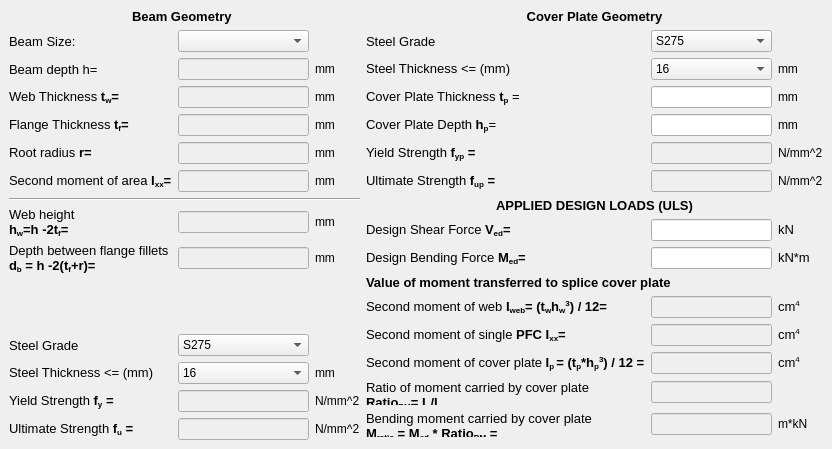
      <widget class="QWidget" name="tab">
       <attribute name="title">
        <string>Beam Geometry and Cover Plate</string>
       </attribute>
       <widget class="QWidget" name="gridLayoutWidget_2">
        <property name="geometry">
         <rect>
          <x>366</x>
          <y>9</y>
          <width>457</width>
          <height>428</height>
         </rect>
        </property>
        <layout class="QGridLayout" name="gridLayout_2">
         <item row="14" column="0">
          <widget class="QLabel" name="label_54">
           <property name="text">
            <string>&lt;html&gt;&lt;head/&gt;&lt;body&gt;&lt;p&gt;&lt;span style=&quot; font-size:10pt;&quot;&gt;Second moment of cover plate &lt;/span&gt;&lt;span style=&quot; font-size:10pt; font-weight:600;&quot;&gt;I&lt;/span&gt;&lt;span style=&quot; font-size:10pt; font-weight:600; vertical-align:sub;&quot;&gt;p &lt;/span&gt;&lt;span style=&quot; font-size:10pt; font-weight:600;&quot;&gt;= (t&lt;/span&gt;&lt;span style=&quot; font-size:10pt; font-weight:600; vertical-align:sub;&quot;&gt;p&lt;/span&gt;&lt;span style=&quot; font-size:10pt; font-weight:600;&quot;&gt;*h&lt;/span&gt;&lt;span style=&quot; font-size:10pt; font-weight:600; vertical-align:sub;&quot;&gt;p&lt;/span&gt;&lt;span style=&quot; font-size:10pt; font-weight:600; vertical-align:super;&quot;&gt;3&lt;/span&gt;&lt;span style=&quot; font-size:10pt; font-weight:600;&quot;&gt;) / 12 =&lt;/span&gt;&lt;/p&gt;&lt;/body&gt;&lt;/html&gt;</string>
           </property>
          </widget>
         </item>
         <item row="11" column="0" colspan="3">
          <widget class="QLabel" name="label_48">
           <property name="text">
            <string>&lt;html&gt;&lt;head/&gt;&lt;body&gt;&lt;p&gt;&lt;span style=&quot; font-size:10pt; font-weight:600;&quot;&gt;Value of moment transferred to splice cover plate&lt;/span&gt;&lt;/p&gt;&lt;/body&gt;&lt;/html&gt;</string>
           </property>
          </widget>
         </item>
         <item row="8" column="0">
          <widget class="QLabel" name="label_42">
           <property name="text">
            <string>&lt;html&gt;&lt;head/&gt;&lt;body&gt;&lt;p&gt;&lt;span style=&quot; font-size:10pt;&quot;&gt;Design Shear Force &lt;/span&gt;&lt;span style=&quot; font-size:10pt; font-weight:600;&quot;&gt;V&lt;/span&gt;&lt;span style=&quot; font-size:10pt; font-weight:600; vertical-align:sub;&quot;&gt;ed&lt;/span&gt;&lt;span style=&quot; font-size:10pt; font-weight:600;&quot;&gt;=&lt;/span&gt;&lt;/p&gt;&lt;/body&gt;&lt;/html&gt;</string>
           </property>
          </widget>
         </item>
         <item row="9" column="1">
          <widget class="QLineEdit" name="lineEdit_axial_force">
           <property name="enabled">
            <bool>true</bool>
           </property>
          </widget>
         </item>
         <item row="8" column="1">
          <widget class="QLineEdit" name="lineEdit_shear_force">
           <property name="enabled">
            <bool>true</bool>
           </property>
          </widget>
         </item>
         <item row="8" column="2">
          <widget class="QLabel" name="label_43">
           <property name="text">
            <string>&lt;html&gt;&lt;head/&gt;&lt;body&gt;&lt;p&gt;&lt;span style=&quot; font-size:10pt;&quot;&gt;kN&lt;/span&gt;&lt;/p&gt;&lt;/body&gt;&lt;/html&gt;</string>
           </property>
          </widget>
         </item>
         <item row="9" column="0">
          <widget class="QLabel" name="label_44">
           <property name="text">
            <string>&lt;html&gt;&lt;head/&gt;&lt;body&gt;&lt;p&gt;&lt;span style=&quot; font-size:10pt;&quot;&gt;Design Bending Force &lt;/span&gt;&lt;span style=&quot; font-size:10pt; font-weight:600;&quot;&gt;M&lt;/span&gt;&lt;span style=&quot; font-size:10pt; font-weight:600; vertical-align:sub;&quot;&gt;ed&lt;/span&gt;&lt;span style=&quot; font-size:10pt; font-weight:600;&quot;&gt;=&lt;/span&gt;&lt;/p&gt;&lt;/body&gt;&lt;/html&gt;</string>
           </property>
          </widget>
         </item>
         <item row="14" column="2">
          <widget class="QLabel" name="label_55">
           <property name="text">
            <string>&lt;html&gt;&lt;head/&gt;&lt;body&gt;&lt;p&gt;&lt;span style=&quot; font-size:10pt;&quot;&gt;cm&lt;/span&gt;&lt;span style=&quot; font-size:10pt; vertical-align:super;&quot;&gt;4&lt;/span&gt;&lt;/p&gt;&lt;/body&gt;&lt;/html&gt;</string>
           </property>
          </widget>
         </item>
         <item row="9" column="2">
          <widget class="QLabel" name="label_46">
           <property name="text">
            <string>&lt;html&gt;&lt;head/&gt;&lt;body&gt;&lt;p&gt;&lt;span style=&quot; font-size:10pt;&quot;&gt;kN*m&lt;/span&gt;&lt;/p&gt;&lt;/body&gt;&lt;/html&gt;</string>
           </property>
          </widget>
         </item>
         <item row="15" column="1">
          <widget class="QLineEdit" name="lineEdit_ratio_bm">
           <property name="enabled">
            <bool>false</bool>
           </property>
          </widget>
         </item>
         <item row="16" column="2">
          <widget class="QLabel" name="label_57">
           <property name="text">
            <string>&lt;html&gt;&lt;head/&gt;&lt;body&gt;&lt;p&gt;m*kN&lt;/p&gt;&lt;/body&gt;&lt;/html&gt;</string>
           </property>
          </widget>
         </item>
         <item row="13" column="2">
          <widget class="QLabel" name="label_53">
           <property name="text">
            <string>&lt;html&gt;&lt;head/&gt;&lt;body&gt;&lt;p&gt;&lt;span style=&quot; font-size:10pt;&quot;&gt;cm&lt;/span&gt;&lt;span style=&quot; font-size:10pt; vertical-align:super;&quot;&gt;4&lt;/span&gt;&lt;/p&gt;&lt;/body&gt;&lt;/html&gt;</string>
           </property>
          </widget>
         </item>
         <item row="12" column="0">
          <widget class="QLabel" name="label_49">
           <property name="text">
            <string>&lt;html&gt;&lt;head/&gt;&lt;body&gt;&lt;p&gt;&lt;span style=&quot; font-size:10pt;&quot;&gt;Second moment of web&lt;/span&gt;&lt;span style=&quot; font-size:10pt; font-weight:600;&quot;&gt; I&lt;/span&gt;&lt;span style=&quot; font-size:10pt; font-weight:600; vertical-align:sub;&quot;&gt;web&lt;/span&gt;&lt;span style=&quot; font-size:10pt; font-weight:600;&quot;&gt;= (t&lt;/span&gt;&lt;span style=&quot; font-size:10pt; font-weight:600; vertical-align:sub;&quot;&gt;w&lt;/span&gt;&lt;span style=&quot; font-size:10pt; font-weight:600;&quot;&gt;h&lt;/span&gt;&lt;span style=&quot; font-size:10pt; font-weight:600; vertical-align:sub;&quot;&gt;w&lt;/span&gt;&lt;span style=&quot; font-size:10pt; font-weight:600; vertical-align:super;&quot;&gt;3&lt;/span&gt;&lt;span style=&quot; font-size:10pt; font-weight:600;&quot;&gt;) / 12=&lt;/span&gt;&lt;/p&gt;&lt;/body&gt;&lt;/html&gt;</string>
           </property>
          </widget>
         </item>
         <item row="13" column="0">
          <widget class="QLabel" name="label_51">
           <property name="text">
            <string>&lt;html&gt;&lt;head/&gt;&lt;body&gt;&lt;p&gt;&lt;span style=&quot; font-size:10pt;&quot;&gt;Second moment of single &lt;/span&gt;&lt;span style=&quot; font-size:10pt; font-weight:600;&quot;&gt;PFC I&lt;/span&gt;&lt;span style=&quot; font-size:10pt; font-weight:600; vertical-align:sub;&quot;&gt;xx&lt;/span&gt;&lt;span style=&quot; font-size:10pt; font-weight:600;&quot;&gt;=&lt;/span&gt;&lt;/p&gt;&lt;/body&gt;&lt;/html&gt;</string>
           </property>
          </widget>
         </item>
         <item row="14" column="1">
          <widget class="QLineEdit" name="lineEdit_second_moment_cover">
           <property name="enabled">
            <bool>false</bool>
           </property>
          </widget>
         </item>
         <item row="16" column="0">
          <widget class="QLabel" name="label_50">
           <property name="text">
            <string>&lt;html&gt;&lt;head/&gt;&lt;body&gt;&lt;p&gt;&lt;span style=&quot; font-size:10pt;&quot;&gt;Bending moment carried by cover plate&lt;br/&gt;&lt;/span&gt;&lt;span style=&quot; font-size:10pt; font-weight:600;&quot;&gt;M&lt;/span&gt;&lt;span style=&quot; font-size:10pt; font-weight:600; vertical-align:sub;&quot;&gt;ratio&lt;/span&gt;&lt;span style=&quot; font-size:10pt; font-weight:600;&quot;&gt; = M&lt;/span&gt;&lt;span style=&quot; font-size:10pt; font-weight:600; vertical-align:sub;&quot;&gt;ed&lt;/span&gt;&lt;span style=&quot; font-size:10pt; font-weight:600;&quot;&gt; * Ratio&lt;/span&gt;&lt;span style=&quot; font-size:10pt; font-weight:600; vertical-align:sub;&quot;&gt;BM&lt;/span&gt;&lt;span style=&quot; font-size:10pt; font-weight:600;&quot;&gt; = &lt;/span&gt;&lt;/p&gt;&lt;/body&gt;&lt;/html&gt;</string>
           </property>
          </widget>
         </item>
         <item row="12" column="1">
          <widget class="QLineEdit" name="lineEdit_second_web_moment">
           <property name="enabled">
            <bool>false</bool>
           </property>
          </widget>
         </item>
         <item row="15" column="0">
          <widget class="QLabel" name="label_56">
           <property name="text">
            <string>&lt;html&gt;&lt;head/&gt;&lt;body&gt;&lt;p&gt;&lt;span style=&quot; font-size:10pt;&quot;&gt;Ratio of moment carried by cover plate&lt;br/&gt;&lt;/span&gt;&lt;span style=&quot; font-size:10pt; font-weight:600;&quot;&gt;Ratio&lt;/span&gt;&lt;span style=&quot; font-size:10pt; font-weight:600; vertical-align:sub;&quot;&gt;BM&lt;/span&gt;&lt;span style=&quot; font-size:10pt; font-weight:600;&quot;&gt;= I&lt;/span&gt;&lt;span style=&quot; font-size:10pt; font-weight:600; vertical-align:sub;&quot;&gt;p&lt;/span&gt;&lt;span style=&quot; font-size:10pt; font-weight:600;&quot;&gt;/I&lt;/span&gt;&lt;span style=&quot; font-size:10pt; font-weight:600; vertical-align:sub;&quot;&gt;xx &lt;/span&gt;&lt;/p&gt;&lt;/body&gt;&lt;/html&gt;</string>
           </property>
          </widget>
         </item>
         <item row="13" column="1">
          <widget class="QLineEdit" name="lineEdit_second_moment_single_pfc">
           <property name="enabled">
            <bool>false</bool>
           </property>
          </widget>
         </item>
         <item row="16" column="1">
          <widget class="QLineEdit" name="lineEdit_bending_moment_cover">
           <property name="enabled">
            <bool>false</bool>
           </property>
          </widget>
         </item>
         <item row="12" column="2">
          <widget class="QLabel" name="label_52">
           <property name="text">
            <string>&lt;html&gt;&lt;head/&gt;&lt;body&gt;&lt;p&gt;&lt;span style=&quot; font-size:10pt;&quot;&gt;cm&lt;/span&gt;&lt;span style=&quot; font-size:10pt; vertical-align:super;&quot;&gt;4&lt;/span&gt;&lt;/p&gt;&lt;/body&gt;&lt;/html&gt;</string>
           </property>
          </widget>
         </item>
         <item row="5" column="2">
          <widget class="QLabel" name="label_37">
           <property name="text">
            <string>N/mm^2</string>
           </property>
          </widget>
         </item>
         <item row="2" column="2">
          <widget class="QLabel" name="label_41">
           <property name="text">
            <string>mm</string>
           </property>
          </widget>
         </item>
         <item row="3" column="2">
          <widget class="QLabel" name="label_31">
           <property name="text">
            <string>mm</string>
           </property>
          </widget>
         </item>
         <item row="6" column="1">
          <widget class="QLineEdit" name="lineEdit_plate_ultimate_strength">
           <property name="enabled">
            <bool>false</bool>
           </property>
          </widget>
         </item>
         <item row="4" column="2">
          <widget class="QLabel" name="label_30">
           <property name="text">
            <string>mm</string>
           </property>
          </widget>
         </item>
         <item row="6" column="2">
          <widget class="QLabel" name="label_38">
           <property name="text">
            <string>N/mm^2</string>
           </property>
          </widget>
         </item>
         <item row="5" column="0">
          <widget class="QLabel" name="label_26">
           <property name="text">
            <string>&lt;html&gt;&lt;head/&gt;&lt;body&gt;&lt;p&gt;&lt;span style=&quot; font-size:10pt;&quot;&gt;Yield Strength&lt;/span&gt;&lt;span style=&quot; font-size:10pt; font-weight:600;&quot;&gt; f&lt;/span&gt;&lt;span style=&quot; font-size:10pt; font-weight:600; vertical-align:sub;&quot;&gt;yp&lt;/span&gt;&lt;span style=&quot; font-size:10pt; font-weight:600;&quot;&gt; =&lt;/span&gt;&lt;/p&gt;&lt;/body&gt;&lt;/html&gt;</string>
           </property>
          </widget>
         </item>
         <item row="4" column="0">
          <widget class="QLabel" name="label_29">
           <property name="font">
            <font>
             <pointsize>10</pointsize>
            </font>
           </property>
           <property name="text">
            <string>&lt;html&gt;&lt;head/&gt;&lt;body&gt;&lt;p&gt;Cover Plate Depth &lt;span style=&quot; font-weight:600;&quot;&gt;h&lt;/span&gt;&lt;span style=&quot; font-weight:600; vertical-align:sub;&quot;&gt;p&lt;/span&gt;=&lt;/p&gt;&lt;/body&gt;&lt;/html&gt;</string>
           </property>
          </widget>
         </item>
         <item row="1" column="0">
          <widget class="QLabel" name="label_40">
           <property name="font">
            <font>
             <pointsize>10</pointsize>
            </font>
           </property>
           <property name="text">
            <string>Steel Grade</string>
           </property>
          </widget>
         </item>
         <item row="3" column="0">
          <widget class="QLabel" name="label_28">
           <property name="font">
            <font>
             <pointsize>10</pointsize>
            </font>
           </property>
           <property name="text">
            <string>&lt;html&gt;&lt;head/&gt;&lt;body&gt;&lt;p&gt;Cover Plate Thickness &lt;span style=&quot; font-weight:600;&quot;&gt;t&lt;/span&gt;&lt;span style=&quot; font-weight:600; vertical-align:sub;&quot;&gt;p&lt;/span&gt; =&lt;/p&gt;&lt;/body&gt;&lt;/html&gt;</string>
           </property>
          </widget>
         </item>
         <item row="1" column="1">
          <widget class="QComboBox" name="combo_steel_grade_plate">
           <item>
            <property name="text">
             <string>S275</string>
            </property>
           </item>
           <item>
            <property name="text">
             <string>S355</string>
            </property>
           </item>
          </widget>
         </item>
         <item row="2" column="0">
          <widget class="QLabel" name="label_39">
           <property name="font">
            <font>
             <pointsize>10</pointsize>
            </font>
           </property>
           <property name="text">
            <string>Steel Thickness &lt;= (mm)</string>
           </property>
          </widget>
         </item>
         <item row="2" column="1">
          <widget class="QComboBox" name="combo_steel_thickness_plate">
           <item>
            <property name="text">
             <string>16</string>
            </property>
           </item>
           <item>
            <property name="text">
             <string>40</string>
            </property>
           </item>
           <item>
            <property name="text">
             <string>63</string>
            </property>
           </item>
          </widget>
         </item>
         <item row="5" column="1">
          <widget class="QLineEdit" name="lineEdit_plate_yield_strength">
           <property name="enabled">
            <bool>false</bool>
           </property>
          </widget>
         </item>
         <item row="4" column="1">
          <widget class="QLineEdit" name="lineEdit_plate_depth">
           <property name="enabled">
            <bool>true</bool>
           </property>
          </widget>
         </item>
         <item row="6" column="0">
          <widget class="QLabel" name="label_25">
           <property name="text">
            <string>&lt;html&gt;&lt;head/&gt;&lt;body&gt;&lt;p&gt;&lt;span style=&quot; font-size:10pt;&quot;&gt;Ultimate Strength&lt;/span&gt;&lt;span style=&quot; font-size:10pt; font-weight:600;&quot;&gt; f&lt;/span&gt;&lt;span style=&quot; font-size:10pt; font-weight:600; vertical-align:sub;&quot;&gt;up&lt;/span&gt;&lt;span style=&quot; font-size:10pt; font-weight:600;&quot;&gt; =&lt;/span&gt;&lt;/p&gt;&lt;/body&gt;&lt;/html&gt;</string>
           </property>
          </widget>
         </item>
         <item row="3" column="1">
          <widget class="QLineEdit" name="lineEdit_plate_thickness">
           <property name="enabled">
            <bool>true</bool>
           </property>
          </widget>
         </item>
         <item row="7" column="0" colspan="3">
          <widget class="QLabel" name="label_3">
           <property name="text">
            <string>&lt;html&gt;&lt;head/&gt;&lt;body&gt;&lt;p align=&quot;center&quot;&gt;&lt;span style=&quot; font-size:10pt; font-weight:600;&quot;&gt;APPLIED DESIGN LOADS (ULS)&lt;/span&gt;&lt;/p&gt;&lt;/body&gt;&lt;/html&gt;</string>
           </property>
          </widget>
         </item>
         <item row="0" column="0" colspan="3">
          <widget class="QLabel" name="label_23">
           <property name="font">
            <font>
             <pointsize>10</pointsize>
             <weight>75</weight>
             <bold>true</bold>
            </font>
           </property>
           <property name="text">
            <string>&lt;html&gt;&lt;head/&gt;&lt;body&gt;&lt;p align=&quot;center&quot;&gt;Cover Plate Geometry&lt;/p&gt;&lt;/body&gt;&lt;/html&gt;</string>
           </property>
          </widget>
         </item>
        </layout>
       </widget>
       <widget class="QWidget" name="gridLayoutWidget">
        <property name="geometry">
         <rect>
          <x>9</x>
          <y>9</y>
          <width>351</width>
          <height>431</height>
         </rect>
        </property>
        <layout class="QGridLayout" name="gridLayout">
         <item row="10" column="0">
          <widget class="QLabel" name="label_2">
           <property name="text">
            <string>&lt;html&gt;&lt;head/&gt;&lt;body&gt;&lt;p&gt;&lt;span style=&quot; font-size:10pt;&quot;&gt;Depth between flange fillets&lt;br/&gt;&lt;/span&gt;&lt;span style=&quot; font-size:10pt; font-weight:600;&quot;&gt;d&lt;/span&gt;&lt;span style=&quot; font-size:10pt; font-weight:600; vertical-align:sub;&quot;&gt;b&lt;/span&gt;&lt;span style=&quot; font-size:10pt; font-weight:600;&quot;&gt; = h -2(t&lt;/span&gt;&lt;span style=&quot; font-size:10pt; font-weight:600; vertical-align:sub;&quot;&gt;f&lt;/span&gt;&lt;span style=&quot; font-size:10pt; font-weight:600;&quot;&gt;+r)=&lt;/span&gt;&lt;/p&gt;&lt;/body&gt;&lt;/html&gt;</string>
           </property>
          </widget>
         </item>
         <item row="10" column="2">
          <widget class="QLabel" name="label_22">
           <property name="text">
            <string>mm</string>
           </property>
          </widget>
         </item>
         <item row="9" column="1">
          <widget class="QLineEdit" name="lineEdit_web_height">
           <property name="enabled">
            <bool>false</bool>
           </property>
          </widget>
         </item>
         <item row="9" column="0">
          <widget class="QLabel" name="label">
           <property name="text">
            <string>&lt;html&gt;&lt;head/&gt;&lt;body&gt;&lt;p&gt;&lt;span style=&quot; font-size:10pt;&quot;&gt;Web height &lt;br/&gt;&lt;/span&gt;&lt;span style=&quot; font-size:10pt; font-weight:600;&quot;&gt;h&lt;/span&gt;&lt;span style=&quot; font-size:10pt; font-weight:600; vertical-align:sub;&quot;&gt;w&lt;/span&gt;&lt;span style=&quot; font-size:10pt; font-weight:600;&quot;&gt;=h -2t&lt;/span&gt;&lt;span style=&quot; font-size:10pt; font-weight:600; vertical-align:sub;&quot;&gt;f&lt;/span&gt;&lt;span style=&quot; font-size:10pt; font-weight:600;&quot;&gt;=&lt;/span&gt;&lt;/p&gt;&lt;/body&gt;&lt;/html&gt;</string>
           </property>
          </widget>
         </item>
         <item row="10" column="1">
          <widget class="QLineEdit" name="depth_flange_fillets">
           <property name="enabled">
            <bool>false</bool>
           </property>
          </widget>
         </item>
         <item row="9" column="2">
          <widget class="QLabel" name="label_21">
           <property name="text">
            <string>mm</string>
           </property>
          </widget>
         </item>
         <item row="0" column="0" colspan="3" alignment="Qt::AlignHCenter">
          <widget class="QLabel" name="label_9">
           <property name="enabled">
            <bool>true</bool>
           </property>
           <property name="font">
            <font>
             <pointsize>10</pointsize>
             <weight>75</weight>
             <bold>true</bold>
            </font>
           </property>
           <property name="lineWidth">
            <number>1</number>
           </property>
           <property name="text">
            <string>Beam Geometry </string>
           </property>
          </widget>
         </item>
         <item row="4" column="1">
          <widget class="QLineEdit" name="lineEdit_web_thickness">
           <property name="enabled">
            <bool>false</bool>
           </property>
          </widget>
         </item>
         <item row="17" column="0">
          <widget class="QLabel" name="label_8">
           <property name="text">
            <string>&lt;html&gt;&lt;head/&gt;&lt;body&gt;&lt;p&gt;&lt;span style=&quot; font-size:10pt;&quot;&gt;Ultimate Strength&lt;/span&gt;&lt;span style=&quot; font-size:10pt; font-weight:600;&quot;&gt; f&lt;/span&gt;&lt;span style=&quot; font-size:10pt; font-weight:600; vertical-align:sub;&quot;&gt;u&lt;/span&gt;&lt;span style=&quot; font-size:10pt; font-weight:600;&quot;&gt; =&lt;/span&gt;&lt;/p&gt;&lt;/body&gt;&lt;/html&gt;</string>
           </property>
          </widget>
         </item>
         <item row="4" column="0">
          <widget class="QLabel" name="label_12">
           <property name="font">
            <font>
             <pointsize>10</pointsize>
            </font>
           </property>
           <property name="text">
            <string>&lt;html&gt;&lt;head/&gt;&lt;body&gt;&lt;p&gt;Web Thickness &lt;span style=&quot; font-weight:600;&quot;&gt;t&lt;/span&gt;&lt;span style=&quot; font-weight:600; vertical-align:sub;&quot;&gt;w&lt;/span&gt;&lt;span style=&quot; font-weight:600;&quot;&gt;=&lt;/span&gt;&lt;/p&gt;&lt;/body&gt;&lt;/html&gt;</string>
           </property>
          </widget>
         </item>
         <item row="16" column="0">
          <widget class="QLabel" name="label_7">
           <property name="text">
            <string>&lt;html&gt;&lt;head/&gt;&lt;body&gt;&lt;p&gt;&lt;span style=&quot; font-size:10pt;&quot;&gt;Yield Strength&lt;/span&gt;&lt;span style=&quot; font-size:10pt; font-weight:600;&quot;&gt; f&lt;/span&gt;&lt;span style=&quot; font-size:10pt; font-weight:600; vertical-align:sub;&quot;&gt;y&lt;/span&gt;&lt;span style=&quot; font-size:10pt; font-weight:600;&quot;&gt; =&lt;/span&gt;&lt;/p&gt;&lt;/body&gt;&lt;/html&gt;</string>
           </property>
          </widget>
         </item>
         <item row="16" column="1">
          <widget class="QLineEdit" name="beam_yield_strength">
           <property name="enabled">
            <bool>false</bool>
           </property>
          </widget>
         </item>
         <item row="13" column="1">
          <widget class="QComboBox" name="combo_steel_thickness_beam">
           <item>
            <property name="text">
             <string>16</string>
            </property>
           </item>
           <item>
            <property name="text">
             <string>40</string>
            </property>
           </item>
           <item>
            <property name="text">
             <string>63</string>
            </property>
           </item>
          </widget>
         </item>
         <item row="17" column="2">
          <widget class="QLabel" name="label_36">
           <property name="text">
            <string>N/mm^2</string>
           </property>
          </widget>
         </item>
         <item row="13" column="0">
          <widget class="QLabel" name="label_33">
           <property name="font">
            <font>
             <pointsize>10</pointsize>
            </font>
           </property>
           <property name="text">
            <string>Steel Thickness &lt;= (mm)</string>
           </property>
          </widget>
         </item>
         <item row="13" column="2">
          <widget class="QLabel" name="label_34">
           <property name="text">
            <string>mm</string>
           </property>
          </widget>
         </item>
         <item row="17" column="1">
          <widget class="QLineEdit" name="lineEdit_beam_ultimate_strength">
           <property name="enabled">
            <bool>false</bool>
           </property>
          </widget>
         </item>
         <item row="8" column="0" colspan="3">
          <widget class="Line" name="line">
           <property name="orientation">
            <enum>Qt::Horizontal</enum>
           </property>
          </widget>
         </item>
         <item row="16" column="2">
          <widget class="QLabel" name="label_35">
           <property name="text">
            <string>N/mm^2</string>
           </property>
          </widget>
         </item>
         <item row="12" column="0">
          <widget class="QLabel" name="label_32">
           <property name="font">
            <font>
             <pointsize>10</pointsize>
            </font>
           </property>
           <property name="text">
            <string>Steel Grade</string>
           </property>
          </widget>
         </item>
         <item row="12" column="1">
          <widget class="QComboBox" name="combo_steal_grade_beam">
           <item>
            <property name="text">
             <string>S275</string>
            </property>
           </item>
           <item>
            <property name="text">
             <string>S355</string>
            </property>
           </item>
          </widget>
         </item>
         <item row="7" column="0">
          <widget class="QLabel" name="label_19">
           <property name="font">
            <font>
             <pointsize>10</pointsize>
            </font>
           </property>
           <property name="text">
            <string>&lt;html&gt;&lt;head/&gt;&lt;body&gt;&lt;p&gt;Second moment of area&lt;span style=&quot; font-weight:600;&quot;&gt; I&lt;/span&gt;&lt;span style=&quot; font-weight:600; vertical-align:sub;&quot;&gt;xx&lt;/span&gt;&lt;span style=&quot; font-weight:600;&quot;&gt;=&lt;/span&gt;&lt;/p&gt;&lt;/body&gt;&lt;/html&gt;</string>
           </property>
          </widget>
         </item>
         <item row="6" column="2">
          <widget class="QLabel" name="label_17">
           <property name="text">
            <string>mm</string>
           </property>
          </widget>
         </item>
         <item row="6" column="1">
          <widget class="QLineEdit" name="root_radius">
           <property name="enabled">
            <bool>false</bool>
           </property>
          </widget>
         </item>
         <item row="5" column="2">
          <widget class="QLabel" name="label_16">
           <property name="text">
            <string>mm</string>
           </property>
          </widget>
         </item>
         <item row="5" column="0">
          <widget class="QLabel" name="label_14">
           <property name="font">
            <font>
             <pointsize>10</pointsize>
            </font>
           </property>
           <property name="text">
            <string>&lt;html&gt;&lt;head/&gt;&lt;body&gt;&lt;p&gt;Flange Thickness &lt;span style=&quot; font-weight:600;&quot;&gt;t&lt;/span&gt;&lt;span style=&quot; font-weight:600; vertical-align:sub;&quot;&gt;f&lt;/span&gt;&lt;span style=&quot; font-weight:600;&quot;&gt;=&lt;/span&gt;&lt;/p&gt;&lt;/body&gt;&lt;/html&gt;</string>
           </property>
          </widget>
         </item>
         <item row="7" column="2">
          <widget class="QLabel" name="label_20">
           <property name="text">
            <string>mm</string>
           </property>
          </widget>
         </item>
         <item row="5" column="1">
          <widget class="QLineEdit" name="flange_thickness">
           <property name="enabled">
            <bool>false</bool>
           </property>
          </widget>
         </item>
         <item row="4" column="2">
          <widget class="QLabel" name="label_13">
           <property name="text">
            <string>mm</string>
           </property>
          </widget>
         </item>
         <item row="6" column="0">
          <widget class="QLabel" name="label_15">
           <property name="font">
            <font>
             <pointsize>10</pointsize>
            </font>
           </property>
           <property name="text">
            <string>&lt;html&gt;&lt;head/&gt;&lt;body&gt;&lt;p&gt;Root radius&lt;span style=&quot; font-weight:600;&quot;&gt; r=&lt;/span&gt;&lt;/p&gt;&lt;/body&gt;&lt;/html&gt;</string>
           </property>
          </widget>
         </item>
         <item row="3" column="1">
          <widget class="QLineEdit" name="beam_depth">
           <property name="enabled">
            <bool>false</bool>
           </property>
          </widget>
         </item>
         <item row="3" column="2">
          <widget class="QLabel" name="label_11">
           <property name="text">
            <string>mm</string>
           </property>
          </widget>
         </item>
         <item row="7" column="1">
          <widget class="QLineEdit" name="second_moment_area">
           <property name="enabled">
            <bool>false</bool>
           </property>
          </widget>
         </item>
         <item row="2" column="0">
          <widget class="QLabel" name="label_18">
           <property name="font">
            <font>
             <pointsize>10</pointsize>
            </font>
           </property>
           <property name="text">
            <string>Beam Size:</string>
           </property>
          </widget>
         </item>
         <item row="3" column="0">
          <widget class="QLabel" name="label_10">
           <property name="font">
            <font>
             <pointsize>10</pointsize>
            </font>
           </property>
           <property name="text">
            <string>Beam depth h=</string>
           </property>
          </widget>
         </item>
         <item row="2" column="1">
          <widget class="QComboBox" name="combo_beam_size"/>
         </item>
         <item row="11" column="0">
          <spacer name="verticalSpacer">
           <property name="orientation">
            <enum>Qt::Vertical</enum>
           </property>
           <property name="sizeHint" stdset="0">
            <size>
             <width>20</width>
             <height>40</height>
            </size>
           </property>
          </spacer>
         </item>
        </layout>
       </widget>
      </widget>
